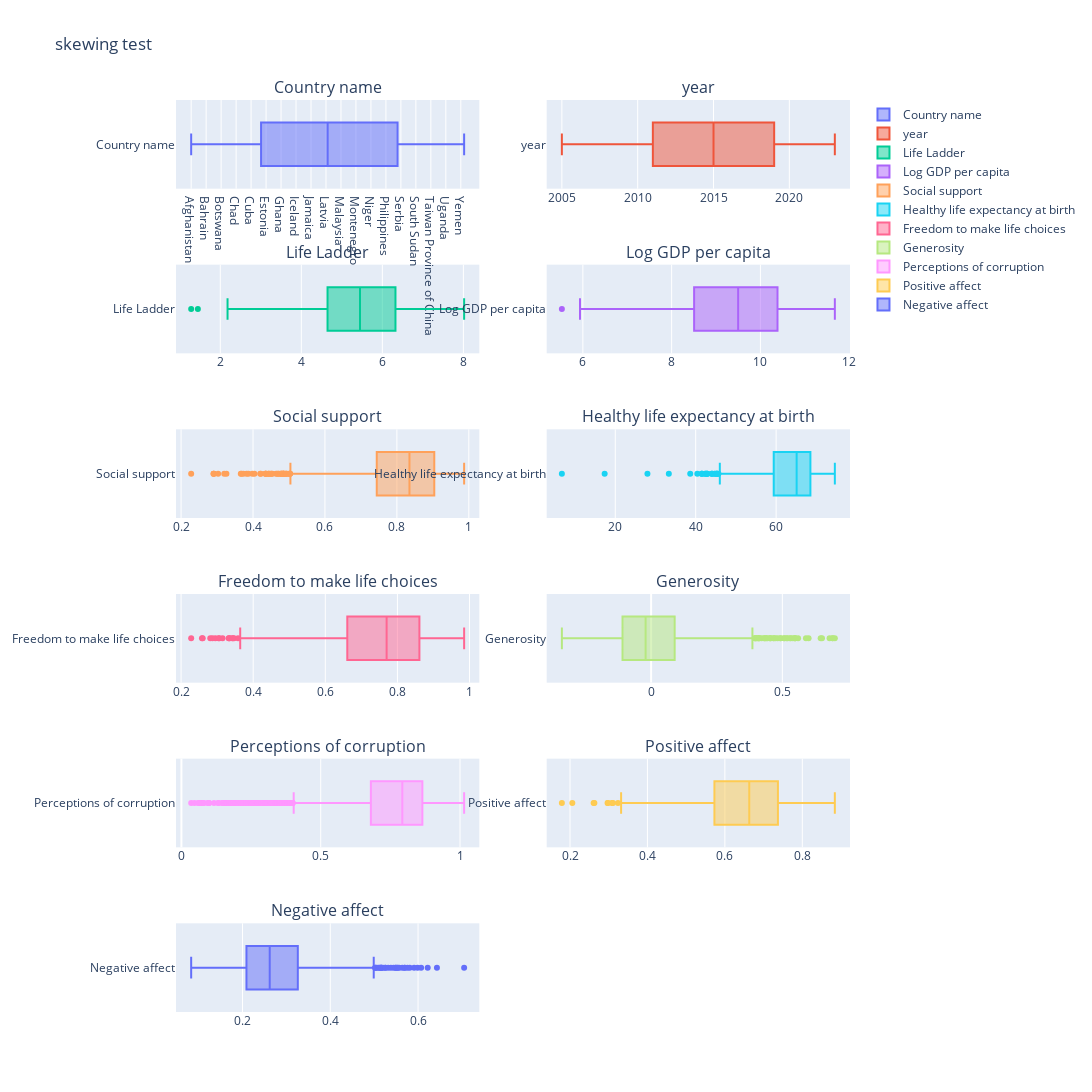

Here is the notebook cell this chart was saved with:
### Code cell
Boxy(df_updated)

### Figure 1 — Plotly figure (JSON) as saved in the notebook; plotly's stock layout.template omitted (floating-point values rounded to 4 significant figures; data arrays with more than 128 entries replaced by an {"elided": "..."} marker saying what was removed)
{"data": [{"name": "Country name", "type": "box", "x": {"elided": "2363 str values"}, "xaxis": "x", "yaxis": "y"}, {"name": "year", "type": "box", "x": {"elided": "2363 float values"}, "xaxis": "x2", "yaxis": "y2"}, {"name": "Life Ladder", "type": "box", "x": {"elided": "2363 float values"}, "xaxis": "x3", "yaxis": "y3"}, {"name": "Log GDP per capita", "type": "box", "x": {"elided": "2363 float values"}, "xaxis": "x4", "yaxis": "y4"}, {"name": "Social support", "type": "box", "x": {"elided": "2363 float values"}, "xaxis": "x5", "yaxis": "y5"}, {"name": "Healthy life expectancy at birth", "type": "box", "x": {"elided": "2363 float values"}, "xaxis": "x6", "yaxis": "y6"}, {"name": "Freedom to make life choices", "type": "box", "x": {"elided": "2363 float values"}, "xaxis": "x7", "yaxis": "y7"}, {"name": "Generosity", "type": "box", "x": {"elided": "2363 float values"}, "xaxis": "x8", "yaxis": "y8"}, {"name": "Perceptions of corruption", "type": "box", "x": {"elided": "2363 float values"}, "xaxis": "x9", "yaxis": "y9"}, {"name": "Positive affect", "type": "box", "x": {"elided": "2363 float values"}, "xaxis": "x10", "yaxis": "y10"}, {"name": "Negative affect", "type": "box", "x": {"elided": "2363 float values"}, "xaxis": "x11", "yaxis": "y11"}], "layout": {"annotations": [{"font": {"size": 16}, "showarrow": false, "text": "Country name", "x": 0.225, "xanchor": "center", "xref": "paper", "y": 1.0, "yanchor": "bottom", "yref": "paper"}, {"font": {"size": 16}, "showarrow": false, "text": "year", "x": 0.775, "xanchor": "center", "xref": "paper", "y": 1.0, "yanchor": "bottom", "yref": "paper"}, {"font": {"size": 16}, "showarrow": false, "text": "Life Ladder", "x": 0.225, "xanchor": "center", "xref": "paper", "y": 0.8194, "yanchor": "bottom", "yref": "paper"}, {"font": {"size": 16}, "showarrow": false, "text": "Log GDP per capita", "x": 0.775, "xanchor": "center", "xref": "paper", "y": 0.8194, "yanchor": "bottom", "yref": "paper"}, {"font": {"size": 16}, "showarrow": false, "text": "Social support", "x": 0.225, "xanchor": "center", "xref": "paper", "y": 0.6389, "yanchor": "bottom", "yref": "paper"}, {"font": {"size": 16}, "showarrow": false, "text": "Healthy life expectancy at birth", "x": 0.775, "xanchor": "center", "xref": "paper", "y": 0.6389, "yanchor": "bottom", "yref": "paper"}, {"font": {"size": 16}, "showarrow": false, "text": "Freedom to make life choices", "x": 0.225, "xanchor": "center", "xref": "paper", "y": 0.4583, "yanchor": "bottom", "yref": "paper"}, {"font": {"size": 16}, "showarrow": false, "text": "Generosity", "x": 0.775, "xanchor": "center", "xref": "paper", "y": 0.4583, "yanchor": "bottom", "yref": "paper"}, {"font": {"size": 16}, "showarrow": false, "text": "Perceptions of corruption", "x": 0.225, "xanchor": "center", "xref": "paper", "y": 0.2778, "yanchor": "bottom", "yref": "paper"}, {"font": {"size": 16}, "showarrow": false, "text": "Positive affect", "x": 0.775, "xanchor": "center", "xref": "paper", "y": 0.2778, "yanchor": "bottom", "yref": "paper"}, {"font": {"size": 16}, "showarrow": false, "text": "Negative affect", "x": 0.225, "xanchor": "center", "xref": "paper", "y": 0.09722, "yanchor": "bottom", "yref": "paper"}], "height": 2400, "title": {"text": "skewing test"}, "width": 1100, "xaxis": {"anchor": "y", "domain": [0, 0.45]}, "xaxis10": {"anchor": "y10", "domain": [0.55, 1]}, "xaxis11": {"anchor": "y11", "domain": [0, 0.45]}, "xaxis12": {"anchor": "y12", "domain": [0.55, 1]}, "xaxis2": {"anchor": "y2", "domain": [0.55, 1]}, "xaxis3": {"anchor": "y3", "domain": [0, 0.45]}, "xaxis4": {"anchor": "y4", "domain": [0.55, 1]}, "xaxis5": {"anchor": "y5", "domain": [0, 0.45]}, "xaxis6": {"anchor": "y6", "domain": [0.55, 1]}, "xaxis7": {"anchor": "y7", "domain": [0, 0.45]}, "xaxis8": {"anchor": "y8", "domain": [0.55, 1]}, "xaxis9": {"anchor": "y9", "domain": [0, 0.45]}, "yaxis": {"anchor": "x", "domain": [0.9028, 1.0]}, "yaxis10": {"anchor": "x10", "domain": [0.1806, 0.2778]}, "yaxis11": {"anchor": "x11", "domain": [0, 0.09722]}, "yaxis12": {"anchor": "x12", "domain": [0, 0.09722]}, "yaxis2": {"anchor": "x2", "domain": [0.9028, 1.0]}, "yaxis3": {"anchor": "x3", "domain": [0.7222, 0.8194]}, "yaxis4": {"anchor": "x4", "domain": [0.7222, 0.8194]}, "yaxis5": {"anchor": "x5", "domain": [0.5417, 0.6389]}, "yaxis6": {"anchor": "x6", "domain": [0.5417, 0.6389]}, "yaxis7": {"anchor": "x7", "domain": [0.3611, 0.4583]}, "yaxis8": {"anchor": "x8", "domain": [0.3611, 0.4583]}, "yaxis9": {"anchor": "x9", "domain": [0.1806, 0.2778]}}}
